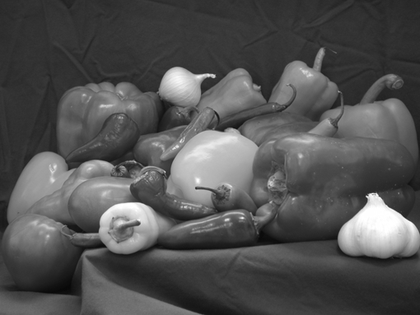
%> input picture Image/gray.png, 420 x 315 px, shrunk from 510 x 383 before the run
$ octave assign_3.m   (GNU Octave 9; MATLAB toolbox functions it lacks are replaced by stand-ins)
%> lines starting %> are read from the running program, lines starting %| are printed output that depends on the picture
%> further down, im is the input picture: size 315x420 uint8; min 7, max 255, mean 81.9
### histtf.m
% Histogram tranform function
% Author: Parthav46
%
% histtf(I, var1) accepts any grayscale image I with an optional vararg1
% input for desirable histogram tranformation. If the argument is not
% provided, the function assumes uniform histogram transformation
%
% I -> any grayscal image
% var1 -> row matrix of length 256, showing desired histogram shape
%

function final = histtf(I, var1)
    if nargin < 2
        var1 = ones(1, 256);            % if var1 not available set it to uniform
    end

    h = length(I(:,1));                 % fetch image height
%> h = 315
    w = length(I(1,:));                 % fetch image width
%> w = 420
    hist = zeros(1, 256);
    for i = 1:1:h                       % form image histogram
        for j = 1:1:w
            tmp = I(i,j);
            hist(1, tmp + 1) = hist(1, tmp + 1) + 1;
        end
    end
%> after the loop, hist = 256 values, max 4758 at index 50, min 0 at index 1, mean 516.8

    cdf1 = 0;
    cdf2 = 0;
    map1 = zeros(1, 256);               % map1 -> T(rk)
    map2 = zeros(1, 256);               % map2 -> G(zq)
    for i = 1:1:256
        cdf1 = cdf1 + hist(1,i);        % take cdf for original image
        cdf2 = cdf2 + var1(1,i);        % take cdf for tranfer function
        map1(1, i) = cdf1;
        map2(1, i) = cdf2;
    end
%> this loop made 256 passes
%> cdf1 on passes 1 to 3: 0, 0, 0
%> after the loop, cdf1 = 132300; cdf2 = 256; map1 = 256 values from 0 to 132300; map2 = 256 values from 1 to 256

    map1 = map1 ./ cdf1;                % normalize transfer map for image
%> map1 = 256 values from 0 to 1
    map2 = map2 ./ cdf2;                % normalize transfer map for function
%> map2 = 256 values from 0.00391 to 1

    prev = 0;                           % a previous value variable for dp search
    for i = 1:1:256
        tmp = map1(1, i);
        for j = prev+1:1:256
            if tmp <= map2(1, j)
                prev = j-1;             % get the lowest and nearest value for the map
                break;
            end
        end
        map1(1, i) = prev;              % update tranfer map with new value
    end
%> this loop made 256 passes
%> after the loop, map1 = 256 values from 0 to 255; prev = 255

    final = zeros(h, w);
%> final: size 315x420 double; every value is 0

    for i = 1:1:h                       % update image with map values
        for j = 1:1:w
            final(i,j) = map1(1, I(i,j) + 1);
        end
    end
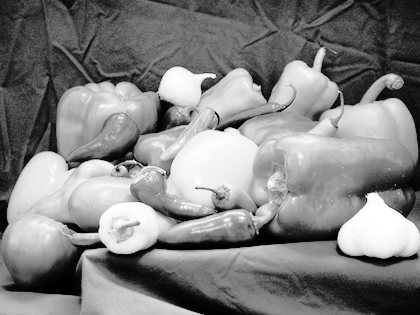
%> final: size 315x420 double; min 0, max 255, mean 129.1
    final = uint8(final);               % return uint8 format image with desired histogram tranformation
%> final: size 315x420 uint8
end

### assign_3.m
clear;
close all;
clc;

im = imread('Image/gray.png');
him = histtf(im); % histogram equilization

% plot the original image
subplot(2,2,1);
histogram(im);
subplot(2,2,2);
imshow(im);

% plot the histogram equilized image
subplot(2,2,3);
histogram(him);
subplot(2,2,4);
imshow(him);
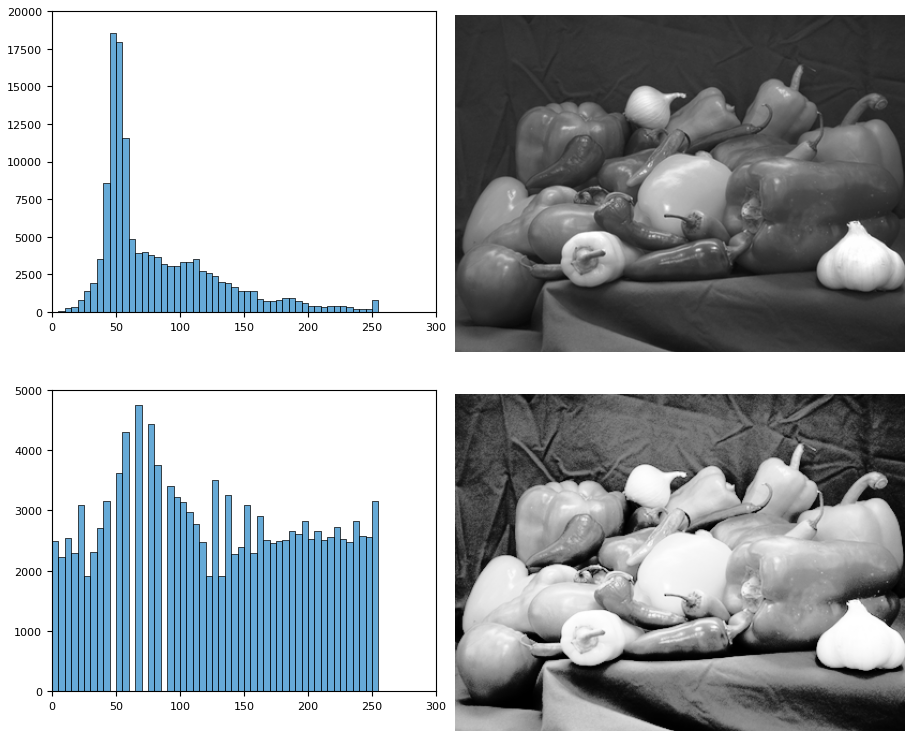
%> figure redrawn from the program's plot data, 4 panels
